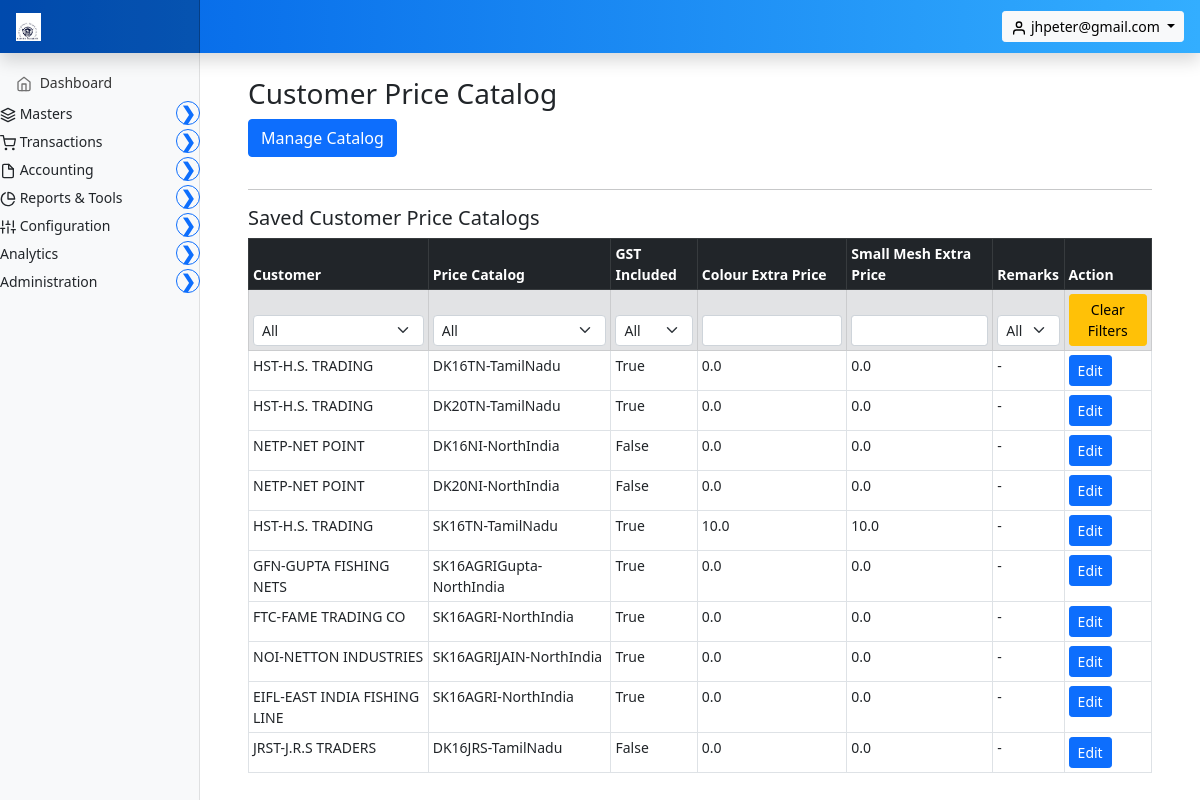
/invoice/customer-price-catalog/ (signed in), run on the app's committed database.
### marania_invoice_app/models.py (models this page shows, shortened)
class CustomerPriceCatalog(models.Model):
    customer = models.ForeignKey(
         Parties,
         to_field='code',
         on_delete=models.DO_NOTHING,
         related_name='customer_items',
         db_constraint=False,
     )
    price_catalog =  models.ForeignKey(
         PriceCatalog,
         on_delete=models.DO_NOTHING,
         related_name='price_catalog_items',
         db_constraint=False,
     )
    price_code  = models.TextField(blank=True, null=True)
    gst_included = models.BooleanField(default=False)
    colour_extra_price = models.FloatField(default=0)
    small_mesh_size_extra_price = models.FloatField(default=0)
    remark = models.TextField(blank=True, null=True)

class Parties(models.Model):
    code = models.CharField(max_length=50, unique=True, primary_key=True)
    name = models.CharField(max_length=255)
    gst = models.CharField(max_length=20, blank=True, null=True)
    phone = models.CharField(max_length=50, blank=True, null=True)
    email = models.EmailField(blank=True, null=True)
    address_bill_to = models.TextField(blank=True, null=True)
    address_ship_to = models.TextField(blank=True, null=True)
    is_within_state = models.BooleanField(default=True)
    roles = models.ManyToManyField('PartyRole', blank=True, db_constraint=False)
    created_at = models.DateTimeField(auto_now_add=True)   # automatically set on creation
    updated_at = models.DateTimeField(auto_now=True)       # automatically set on update
    def __str__(self):
        return f"{self.code}-{self.name}"

class PriceCatalog(models.Model):
    product = models.ForeignKey(
        Product,
        to_field="code",
        on_delete=models.DO_NOTHING,
        related_name='pricecatalogs',
        db_constraint=False,   # ⭐ KEY LINE
        null=True,
        blank=True,
    )
    sequence_id = models.PositiveIntegerField()
    code = models.CharField(max_length=50)
    customer_group = models.CharField(max_length=100)
    mesh_size_start = models.CharField(max_length=5)
    mesh_size_end = models.CharField(max_length=5)
    price = models.DecimalField(max_digits=10, decimal_places=2)
    is_active = models.BooleanField(default=True)
    note = models.TextField(blank=True, null=True)
    created_at = models.DateTimeField(auto_now_add=True)
    updated_at = models.DateTimeField(auto_now=True)
    def __str__(self):
        return f"{self.code}-{self.customer_group}"

### marania_invoice_app/views.py (the view, shortened to what this page needs)
# urls.py: path('customer-price-catalog/', views.customer_price_catalog, name='customer_price_catalog'),
@login_required
def customer_price_catalog(request):
    customers = Parties.objects.all()
    unique_price_catalogs = list({ pc.code +"-"+pc.customer_group   for pc in PriceCatalog.objects.all()})
    price_catalogs = []
    for unique_price_catalog in unique_price_catalogs:
        price_code = get_first_part(unique_price_catalog)
        price_catalogs.append(PriceCatalog.objects.filter(code=price_code).first())
    catalogs = CustomerPriceCatalog.objects.all()
    for c in catalogs:
        if not c.remark or c.remark.strip() == "":
            c.remark = "-"
        c.price_catalog  = get_price_catalog_object_from_price_code(c.price_code)
    unique_customers = list({str(c.customer) for c in catalogs})
    unique_item_code_customer = []
    for c in catalogs:
        price_catalog_object =  get_price_catalog_object_from_price_code(c.price_code)
        unique_item_code_customer.append(str(price_catalog_object))
    unique_gst_included = list({str(c.gst_included) for c in catalogs})
    unique_remarks = list({str(c.remark) for c in catalogs})
    return render(request, "marania_invoice_app/customer_price_catalog.html", {
        "customers": customers,
        "price_catalogs": price_catalogs,
        "catalogs": catalogs,
        "unique_customers": unique_customers,
        "unique_item_code_customer": unique_item_code_customer,
        "unique_gst_included": unique_gst_included,
        "unique_remarks": unique_remarks,
    })

### templates/marania_invoice_app/customer_price_catalog.html (shortened to what this page needs)
{% extends 'partials/base.html' %}
{% load static %}
{% block main %}
<main class="col-md-9 ms-sm-auto col-lg-10 px-md-4">
  <div class="container my-4">
    <h3>Customer Price Catalog</h3>
    <button class="btn btn-primary mb-3" type="button" data-bs-toggle="collapse" data-bs-target="#catalogForm">Manage Catalog</button>
    <hr>
    <h5>Saved Customer Price Catalogs</h5>
    {% if catalogs %}
    <div class="table-responsive">
      <table class="table table-bordered table-hover table-sm">
        <thead class="table-dark">
          <tr>
            <th>Customer</th>
            <th>Price Catalog</th>
            <th>GST Included</th>
            <th>Colour Extra Price</th>
            <th>Small Mesh Extra Price</th>
            <th>Remarks</th>
            <th>Action</th>
          </tr>
          <tr class="table-secondary">
            <th>
              <select class="form-select form-select-sm column-filter" data-col="0">
                <option value="">All</option>
              </select>
            </th>
            <th>
              <select class="form-select form-select-sm column-filter" data-col="1">
                <option value="">All</option>
              </select>
            </th>
            <th>
              <select class="form-select form-select-sm column-filter" data-col="2">
                <option value="">All</option>
              </select>
            </th>
            <th><input type="text" class="form-control form-control-sm column-filter" data-col="3"></th>
            <th><input type="text" class="form-control form-control-sm column-filter" data-col="4"></th>
            <th>
              <select class="form-select form-select-sm column-filter" data-col="5">
                <option value="">All</option>
              </select>
            </th>
            <th>
               <button type="button" id="clear-filters" class="btn btn-warning btn-sm">
                Clear Filters
              </button>
            </th>
          </tr>
        </thead>
        <tbody>
          {% for cat in catalogs %}
          <tr>
            <td>{{ cat.customer }}</td>
            <td>{{ cat.price_catalog }}</td>
            <td>{{ cat.gst_included }}</td>
            <td>{{ cat.colour_extra_price }}</td>
            <td>{{ cat.small_mesh_size_extra_price }}</td>
            <td>{{ cat.remark }}</td>
            <td>
              <button class="btn btn-primary btn-sm load-catalog" data-id="{{ cat.id }}">Edit</button>
            </td>
          </tr>
          {% endfor %}
        </tbody>
      </table>
    </div>
    {% else %}
      <p class="text-muted">No catalogs found.</p>
    {% endif %}
  </div>
</main>
{% endblock %}

### templates/partials/base.html (shortened to what this page needs)
{% load static %}
<!doctype html>
<html lang="en">
  <head>
    <link href="{% static 'assets/css/bootstrap.min.css' %}" rel="stylesheet">
    <link href="{% static 'assets/css/dashboard.css' %}" rel="stylesheet">
  </head>
  <body>
<header class="navbar navbar-dark sticky-top"
style="background: linear-gradient(90deg, #0062E6, #33AEFF); flex-wrap: nowrap; padding: 0; box-shadow: 0 0.5rem 1rem rgba(0,0,0,.15);">
  <a class="navbar-brand col-md-3 col-lg-2 me-0 px-3" href="#">
    <img src="{{ config.display_logo_url }}" alt="logo" height="28" class="me-2 d-inline-block align-text-top"
         onerror="this.style.display='none';">
  </a>
  <div class="ms-auto me-3 d-flex align-items-center">
    {% if user.is_authenticated %}
    <div class="dropdown">
      <button class="btn btn-light btn-sm dropdown-toggle" type="button" data-bs-toggle="dropdown" aria-expanded="false">
        <span data-feather="user"></span> {{ user.username }}
      </button>
    </div>
    {% endif %}
  </div>
</header>
<div class="container-fluid">
  <div class="row">
    <nav id="sidebarMenu" class="col-md-3 col-lg-2 d-md-block bg-light sidebar collapse">
      <div class="position-sticky pt-3">
        <ul class="nav flex-column">
          <li class="nav-item">
            <a class="nav-link" href="{% url 'dashboard' %}">
              <span data-feather="home"></span>
              Dashboard
            </a>
          </li>
          {% if 'masters' in permitted_module_keys or is_superuser %}
          <li class="nav-item">
            <div class="d-flex justify-content-between align-items-center mb-1 parent-menu">
              <span>
                <span data-feather="layers"></span>
                Masters
              </span>
              <button class="collapse-btn btn btn-outline-primary btn-sm rounded-circle"
                      type="button"
                      data-bs-toggle="collapse"
                      data-bs-target="#MastersSubmenu"
                      aria-expanded="false"
                      aria-controls="MastersSubmenu">
                <span class="collapse-icon">&#10095;</span>
              </button>
            </div>
          </li>
          {% endif %}
          {% if 'transactions' in permitted_module_keys or is_superuser %}
          <li class="nav-item">
            <div class="d-flex justify-content-between align-items-center mb-1 parent-menu">
              <span>
                <span data-feather="shopping-cart"></span>
                Transactions
              </span>
              <button class="collapse-btn btn btn-outline-primary btn-sm rounded-circle"
                      type="button"
                      data-bs-toggle="collapse"
                      data-bs-target="#TransactionsSubmenu"
                      aria-expanded="false"
                      aria-controls="TransactionsSubmenu">
                <span class="collapse-icon">&#10095;</span>
              </button>
            </div>
          </li>
          {% endif %}
          {% if 'accounting' in permitted_module_keys or is_superuser %}
          <li class="nav-item">
            <div class="d-flex justify-content-between align-items-center mb-1 parent-menu">
              <span>
                <span data-feather="file"></span>
                Accounting
              </span>
              <button class="collapse-btn btn btn-outline-primary btn-sm rounded-circle"
                      type="button"
                      data-bs-toggle="collapse"
                      data-bs-target="#AccountingSubmenu"
                      aria-expanded="false"
                      aria-controls="AccountingSubmenu">
                <span class="collapse-icon">&#10095;</span>
              </button>
            </div>
          </li>
          {% endif %}
          {% if 'reports_tools' in permitted_module_keys or is_superuser %}
          <li class="nav-item">
            <div class="d-flex justify-content-between align-items-center mb-1 parent-menu">
              <span>
                <span data-feather="pie-chart"></span>
                Reports & Tools
              </span>
              <button class="collapse-btn btn btn-outline-primary btn-sm rounded-circle"
                      type="button"
                      data-bs-toggle="collapse"
                      data-bs-target="#ReportsSubmenu"
                      aria-expanded="false"
                      aria-controls="ReportsSubmenu">
                <span class="collapse-icon">&#10095;</span>
              </button>
            </div>
          </li>
          {% endif %}
          {% if 'configuration' in permitted_module_keys or is_superuser %}
          <li class="nav-item">
            <div class="d-flex justify-content-between align-items-center mb-1 parent-menu">
              <span>
                <span data-feather="sliders"></span>
                Configuration
              </span>
              <button class="collapse-btn btn btn-outline-primary btn-sm rounded-circle"
                      type="button"
                      data-bs-toggle="collapse"
                      data-bs-target="#ConfigurationSubmenu"
                      aria-expanded="false"
                      aria-controls="ConfigurationSubmenu">
                <span class="collapse-icon">&#10095;</span>
              </button>
            </div>
          </li>
          {% endif %}
          {% if 'analytics' in permitted_module_keys or is_superuser %}
          <li class="nav-item">
            <div class="d-flex justify-content-between align-items-center mb-1 parent-menu">
              <span>
                Analytics
              </span>
              <button class="collapse-btn btn btn-outline-primary btn-sm rounded-circle"
                      type="button"
                      data-bs-toggle="collapse"
                      data-bs-target="#AnalyticsSubmenu"
                      aria-expanded="false"
                      aria-controls="AnalyticsSubmenu">
                <span class="collapse-icon">&#10095;</span>
              </button>
            </div>
          </li>
          {% endif %}
          {% if 'administration' in permitted_module_keys or 'user_management' in permitted_module_keys or is_superuser %}
          <li class="nav-item">
            <div class="d-flex justify-content-between align-items-center mb-1 parent-menu">
              <span>
                Administration
              </span>
              <button class="collapse-btn btn btn-outline-primary btn-sm rounded-circle"
                      type="button"
                      data-bs-toggle="collapse"
                      data-bs-target="#AdminSubmenu"
                      aria-expanded="false"
                      aria-controls="AdminSubmenu">
                <span class="collapse-icon">&#10095;</span>
              </button>
            </div>
          </li>
          {% endif %}
        </ul>
      </div>
    </nav>
  {% block main %}
  {% endblock %}
  </div>
</div>
  </body>
</html>

### data on the page
CustomerPriceCatalog: customer "HST-H.S. TRADING", price_catalog "DK16TN-TamilNadu", gst_included "True", colour_extra_price "0.0", small_mesh_size_extra_price "0.0", remark "-"
CustomerPriceCatalog: customer "HST-H.S. TRADING", price_catalog "DK20TN-TamilNadu", gst_included "True", colour_extra_price "0.0", small_mesh_size_extra_price "0.0", remark "-"
CustomerPriceCatalog: customer "NETP-NET POINT", price_catalog "DK16NI-NorthIndia", gst_included "False", colour_extra_price "0.0", small_mesh_size_extra_price "0.0", remark "-"
CustomerPriceCatalog: customer "NETP-NET POINT", price_catalog "DK20NI-NorthIndia", gst_included "False", colour_extra_price "0.0", small_mesh_size_extra_price "0.0", remark "-"
CustomerPriceCatalog: customer "HST-H.S. TRADING", price_catalog "SK16TN-TamilNadu", gst_included "True", colour_extra_price "10.0", small_mesh_size_extra_price "10.0", remark "-"
CustomerPriceCatalog: customer "GFN-GUPTA FISHING NETS", price_catalog "SK16AGRIGupta-NorthIndia", gst_included "True", colour_extra_price "0.0", small_mesh_size_extra_price "0.0", remark "-"
CustomerPriceCatalog: customer "FTC-FAME TRADING CO", price_catalog "SK16AGRI-NorthIndia", gst_included "True", colour_extra_price "0.0", small_mesh_size_extra_price "0.0", remark "-"
CustomerPriceCatalog: customer "NOI-NETTON INDUSTRIES", price_catalog "SK16AGRIJAIN-NorthIndia", gst_included "True", colour_extra_price "0.0", small_mesh_size_extra_price "0.0", remark "-"
CustomerPriceCatalog: customer "EIFL-EAST INDIA FISHING LINE", price_catalog "SK16AGRI-NorthIndia", gst_included "True", colour_extra_price "0.0", small_mesh_size_extra_price "0.0", remark "-"
CustomerPriceCatalog: customer "JRST-J.R.S TRADERS", price_catalog "DK16JRS-TamilNadu", gst_included "False", colour_extra_price "0.0", small_mesh_size_extra_price "0.0", remark "-"

### other printed values
{{ user.username }} "jhpeter@gmail.com"
